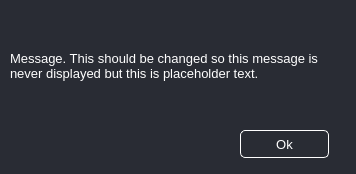
<?xml version="1.0" encoding="UTF-8"?>
<ui version="4.0">
 <class>Dialog</class>
 <widget class="QDialog" name="Dialog">
  <property name="geometry">
   <rect>
    <x>0</x>
    <y>0</y>
    <width>356</width>
    <height>174</height>
   </rect>
  </property>
  <property name="windowTitle">
   <string>Dialog</string>
  </property>
  <property name="styleSheet">
   <string notr="true">QWidget{
background-color:#292C34;
color:white;
}</string>
  </property>
  <widget class="QPushButton" name="ok_button">
   <property name="geometry">
    <rect>
     <x>240</x>
     <y>130</y>
     <width>89</width>
     <height>28</height>
    </rect>
   </property>
   <property name="font">
    <font>
     <pointsize>10</pointsize>
    </font>
   </property>
   <property name="styleSheet">
    <string notr="true">QPushButton{
border: 1px solid white;
border-radius: 5px;
background-color: #292C34;
color: white;
}</string>
   </property>
   <property name="text">
    <string>Ok</string>
   </property>
  </widget>
  <widget class="QLabel" name="error_message">
   <property name="geometry">
    <rect>
     <x>10</x>
     <y>20</y>
     <width>331</width>
     <height>91</height>
    </rect>
   </property>
   <property name="font">
    <font>
     <pointsize>10</pointsize>
    </font>
   </property>
   <property name="text">
    <string>Message. This should be changed so this message is never displayed but this is placeholder text.</string>
   </property>
   <property name="wordWrap">
    <bool>true</bool>
   </property>
  </widget>
 </widget>
 <resources/>
 <connections/>
</ui>
